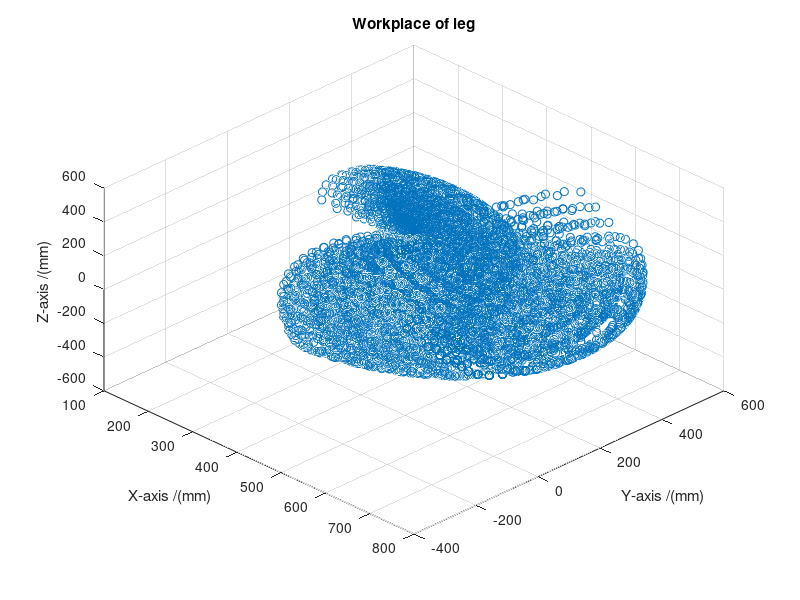

Write the MATLAB code that produced this figure.
clc
clear
%body workspace plot
%----------------------------------------------

i=1;

Con_Pos=zeros(3,20);
Con_1=zeros(1,20);

O_pos_x=300;
O_pos_y=250;
O_pos_z=0;

L_1=350;
L_2=300;

%-----------------------------------------------
for th_1=0:10:80
    for th_2=-40:10:70
        for th_3=-40:10:70
            for th_4=0:10:135
                for th_5=0

% syms O_pos_x O_pos_y O_pos_z
% 
% syms th_1 th_2 th_3 th_4 th_5
% 
% syms L_1 L_2

% th_1=th1*pi/180;
% th_2=th2*pi/180;
% th_3=th3*pi/180;
% th_4=th4*pi/180;
% th_5=th5*pi/180;



T_1=[0 -1    0  O_pos_x ;...
         1  0     0  O_pos_y ;...
         0  0     1  O_pos_z ;...
         0  0     0         1];
T_2=[cosd(th_1) -sind(th_1)    0  0 ;...
         0  0 -1 0 ;...
         sind(th_1)  cosd(th_1)     0  0 ;...
         0    0    0       1];
T_3=[cosd(th_2) -sind(th_2)    0  0 ;...
         0  0  1  0 ;...
         -sind(th_2)  -cosd(th_2)  0  0 ;... 
         0    0    0       1] ;
T_4=[cosd(th_3) -sind(th_3)    0  0 ;...
         0  0      1   -L_1 ;...
         -sind(th_3)  -cosd(th_3)  0  0;... 
         0    0    0    1];  
T_5=[cosd(th_4) -sind(th_4)    0  0;...
         0  0  1  0 ;...
         -sind(th_4)  -cosd(th_4)  0  0;... 
         0  0  0  1];  
T_6=[cosd(th_5) -sind(th_5)    0  -L_2 ;...
         sind(th_5)  cosd(th_5)     0     0 ;...
         0                    0               1     0 ;...
         0                    0               0     1];  
     
     T_fin=T_1*T_2*T_3*T_4*T_5*T_6;
     
     x_now=T_fin(1,4);
     y_now=T_fin(2,4);
     z_now=T_fin(3,4);
     
   Con_1(1,i)= T_fin(3,3); 
 Con_Pos(1,i)=x_now;    
 Con_Pos(2,i)=y_now;    
 Con_Pos(3,i)=z_now;    
    i=i+1;
    
    if abs(x_now)<  15 || abs(y_now)<  15 || abs(z_now)<  15 
    break;
    end
                end
            end
        end
    end
end

     scatter3(Con_Pos(1,:),Con_Pos(2,:),Con_Pos(3,:),'r.');
    view(45,45);
    xlabel('X-axis /(mm)');
    ylabel('Y-axis /(mm)');
    zlabel('Z-axis /(mm)');
    title('Workplace of leg');
grid on;
    